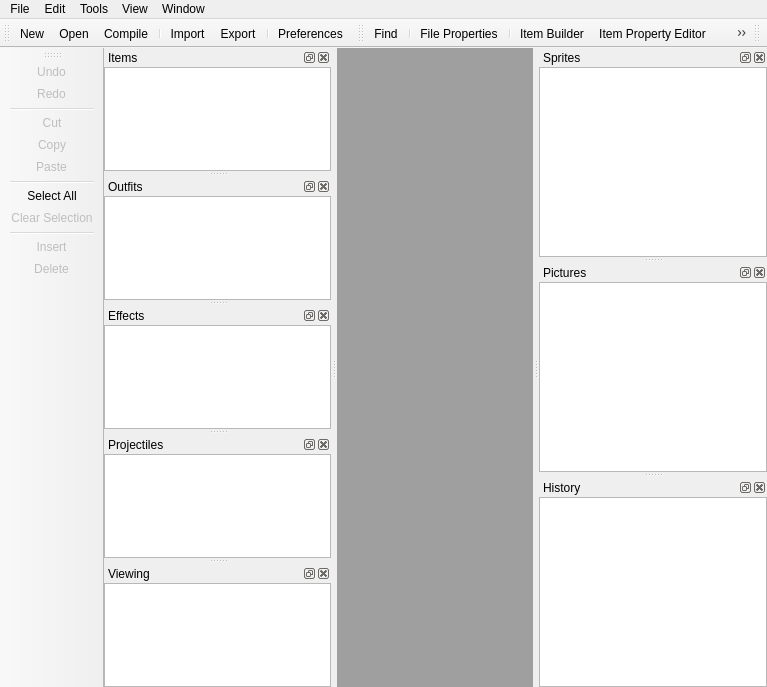
<?xml version="1.0" encoding="UTF-8"?>
<ui version="4.0">
 <class>TibiaEditorClass</class>
 <widget class="QMainWindow" name="TibiaEditorClass">
  <property name="geometry">
   <rect>
    <x>0</x>
    <y>0</y>
    <width>767</width>
    <height>687</height>
   </rect>
  </property>
  <property name="windowTitle">
   <string>TibiaEditor</string>
  </property>
  <property name="toolButtonStyle">
   <enum>Qt::ToolButtonIconOnly</enum>
  </property>
  <property name="documentMode">
   <bool>false</bool>
  </property>
  <property name="tabShape">
   <enum>QTabWidget::Rounded</enum>
  </property>
  <property name="dockNestingEnabled">
   <bool>true</bool>
  </property>
  <widget class="QWidget" name="centralWidget">
   <layout class="QGridLayout" name="centralLayout">
    <property name="margin">
     <number>0</number>
    </property>
    <property name="spacing">
     <number>0</number>
    </property>
    <item row="0" column="0">
     <widget class="QMdiArea" name="mdiArea">
      <property name="verticalScrollBarPolicy">
       <enum>Qt::ScrollBarAsNeeded</enum>
      </property>
      <property name="horizontalScrollBarPolicy">
       <enum>Qt::ScrollBarAsNeeded</enum>
      </property>
      <property name="documentMode">
       <bool>true</bool>
      </property>
     </widget>
    </item>
   </layout>
  </widget>
  <widget class="QMenuBar" name="menuBar">
   <property name="geometry">
    <rect>
     <x>0</x>
     <y>0</y>
     <width>767</width>
     <height>21</height>
    </rect>
   </property>
   <widget class="QMenu" name="menuFile">
    <property name="title">
     <string>File</string>
    </property>
    <widget class="QMenu" name="menuNew">
     <property name="title">
      <string>New</string>
     </property>
     <addaction name="actionNewDat"/>
     <addaction name="actionNewSpr"/>
     <addaction name="actionNewPic"/>
     <addaction name="actionNewItem"/>
    </widget>
    <widget class="QMenu" name="menuOpen">
     <property name="title">
      <string>Open</string>
     </property>
     <addaction name="actionOpenDat"/>
     <addaction name="actionOpenSpr"/>
     <addaction name="actionOpenPic"/>
     <addaction name="actionOpenItem"/>
    </widget>
    <widget class="QMenu" name="menuCompile">
     <property name="title">
      <string>Compile</string>
     </property>
     <addaction name="actionCompileDat"/>
     <addaction name="actionCompileSpr"/>
     <addaction name="actionCompilePic"/>
     <addaction name="actionCompileItem"/>
    </widget>
    <addaction name="menuNew"/>
    <addaction name="menuOpen"/>
    <addaction name="menuCompile"/>
    <addaction name="separator"/>
    <addaction name="actionFileImport"/>
    <addaction name="actionFileExport"/>
    <addaction name="separator"/>
    <addaction name="actionFilePreferences"/>
    <addaction name="separator"/>
    <addaction name="actionFileExit"/>
   </widget>
   <widget class="QMenu" name="menuEdit">
    <property name="title">
     <string>Edit</string>
    </property>
    <addaction name="actionEditOpenItem"/>
    <addaction name="actionEditCloseItem"/>
    <addaction name="separator"/>
    <addaction name="actionEditUndo"/>
    <addaction name="actionEditRedo"/>
    <addaction name="separator"/>
    <addaction name="actionEditCut"/>
    <addaction name="actionEditCopy"/>
    <addaction name="actionEditPaste"/>
    <addaction name="separator"/>
    <addaction name="actionEditSelectAll"/>
    <addaction name="actionEditDeselect"/>
    <addaction name="separator"/>
    <addaction name="actionEditInsert"/>
    <addaction name="actionEditDelete"/>
   </widget>
   <widget class="QMenu" name="menuWindow">
    <property name="title">
     <string>Window</string>
    </property>
    <addaction name="actionWindowFullScreen"/>
    <addaction name="separator"/>
    <addaction name="actionWindowCloseAll"/>
    <addaction name="separator"/>
    <addaction name="actionWindowCascade"/>
    <addaction name="actionWindowTile"/>
    <addaction name="separator"/>
    <addaction name="actionWindowNext"/>
    <addaction name="actionWindowPrevious"/>
   </widget>
   <widget class="QMenu" name="menuView">
    <property name="title">
     <string>View</string>
    </property>
   </widget>
   <widget class="QMenu" name="menuTools">
    <property name="title">
     <string>Tools</string>
    </property>
    <addaction name="actionToolsFind"/>
    <addaction name="separator"/>
    <addaction name="actionToolsProperties"/>
    <addaction name="separator"/>
    <addaction name="actionToolsItemBuilder"/>
    <addaction name="actionToolsItemProperties"/>
    <addaction name="actionToolsItemGenerator"/>
   </widget>
   <addaction name="menuFile"/>
   <addaction name="menuEdit"/>
   <addaction name="menuTools"/>
   <addaction name="menuView"/>
   <addaction name="menuWindow"/>
  </widget>
  <widget class="QToolBar" name="fileToolBar">
   <property name="windowTitle">
    <string>File</string>
   </property>
   <property name="iconSize">
    <size>
     <width>32</width>
     <height>32</height>
    </size>
   </property>
   <property name="toolButtonStyle">
    <enum>Qt::ToolButtonIconOnly</enum>
   </property>
   <attribute name="toolBarArea">
    <enum>TopToolBarArea</enum>
   </attribute>
   <attribute name="toolBarBreak">
    <bool>false</bool>
   </attribute>
   <addaction name="actionFileNew"/>
   <addaction name="actionFileOpen"/>
   <addaction name="actionFileCompile"/>
   <addaction name="separator"/>
   <addaction name="actionFileImport"/>
   <addaction name="actionFileExport"/>
   <addaction name="separator"/>
   <addaction name="actionFilePreferences"/>
  </widget>
  <widget class="QDockWidget" name="itemDock">
   <property name="windowTitle">
    <string>Items</string>
   </property>
   <attribute name="dockWidgetArea">
    <number>1</number>
   </attribute>
   <widget class="QTreeView" name="itemView">
    <property name="contextMenuPolicy">
     <enum>Qt::CustomContextMenu</enum>
    </property>
    <property name="acceptDrops">
     <bool>true</bool>
    </property>
    <property name="horizontalScrollBarPolicy">
     <enum>Qt::ScrollBarAlwaysOff</enum>
    </property>
    <property name="editTriggers">
     <set>QAbstractItemView::NoEditTriggers</set>
    </property>
    <property name="dragEnabled">
     <bool>true</bool>
    </property>
    <property name="dragDropMode">
     <enum>QAbstractItemView::DragDrop</enum>
    </property>
    <property name="alternatingRowColors">
     <bool>true</bool>
    </property>
    <property name="selectionMode">
     <enum>QAbstractItemView::ExtendedSelection</enum>
    </property>
    <property name="indentation">
     <number>10</number>
    </property>
    <property name="rootIsDecorated">
     <bool>false</bool>
    </property>
    <property name="itemsExpandable">
     <bool>false</bool>
    </property>
    <property name="allColumnsShowFocus">
     <bool>true</bool>
    </property>
    <property name="headerHidden">
     <bool>true</bool>
    </property>
    <property name="expandsOnDoubleClick">
     <bool>false</bool>
    </property>
    <attribute name="headerDefaultSectionSize">
     <number>0</number>
    </attribute>
    <attribute name="headerMinimumSectionSize">
     <number>0</number>
    </attribute>
    <attribute name="headerShowSortIndicator" stdset="0">
     <bool>false</bool>
    </attribute>
   </widget>
  </widget>
  <widget class="QDockWidget" name="spriteDock">
   <property name="windowTitle">
    <string>Sprites</string>
   </property>
   <attribute name="dockWidgetArea">
    <number>2</number>
   </attribute>
   <widget class="SpriteView" name="spriteView">
    <property name="contextMenuPolicy">
     <enum>Qt::CustomContextMenu</enum>
    </property>
    <property name="acceptDrops">
     <bool>true</bool>
    </property>
    <property name="horizontalScrollBarPolicy">
     <enum>Qt::ScrollBarAlwaysOff</enum>
    </property>
    <property name="editTriggers">
     <set>QAbstractItemView::NoEditTriggers</set>
    </property>
    <property name="dragEnabled">
     <bool>true</bool>
    </property>
    <property name="dragDropMode">
     <enum>QAbstractItemView::DragDrop</enum>
    </property>
    <property name="alternatingRowColors">
     <bool>true</bool>
    </property>
    <property name="selectionMode">
     <enum>QAbstractItemView::ExtendedSelection</enum>
    </property>
    <property name="indentation">
     <number>10</number>
    </property>
    <property name="rootIsDecorated">
     <bool>false</bool>
    </property>
    <property name="itemsExpandable">
     <bool>false</bool>
    </property>
    <property name="allColumnsShowFocus">
     <bool>true</bool>
    </property>
    <property name="headerHidden">
     <bool>true</bool>
    </property>
    <property name="expandsOnDoubleClick">
     <bool>false</bool>
    </property>
    <attribute name="headerDefaultSectionSize">
     <number>0</number>
    </attribute>
    <attribute name="headerMinimumSectionSize">
     <number>0</number>
    </attribute>
   </widget>
  </widget>
  <widget class="QDockWidget" name="outfitDock">
   <property name="windowTitle">
    <string>Outfits</string>
   </property>
   <attribute name="dockWidgetArea">
    <number>1</number>
   </attribute>
   <widget class="QTreeView" name="outfitView">
    <property name="contextMenuPolicy">
     <enum>Qt::CustomContextMenu</enum>
    </property>
    <property name="acceptDrops">
     <bool>true</bool>
    </property>
    <property name="horizontalScrollBarPolicy">
     <enum>Qt::ScrollBarAlwaysOff</enum>
    </property>
    <property name="editTriggers">
     <set>QAbstractItemView::NoEditTriggers</set>
    </property>
    <property name="dragEnabled">
     <bool>true</bool>
    </property>
    <property name="dragDropMode">
     <enum>QAbstractItemView::DragDrop</enum>
    </property>
    <property name="alternatingRowColors">
     <bool>true</bool>
    </property>
    <property name="selectionMode">
     <enum>QAbstractItemView::ExtendedSelection</enum>
    </property>
    <property name="indentation">
     <number>10</number>
    </property>
    <property name="rootIsDecorated">
     <bool>false</bool>
    </property>
    <property name="itemsExpandable">
     <bool>false</bool>
    </property>
    <property name="allColumnsShowFocus">
     <bool>true</bool>
    </property>
    <property name="headerHidden">
     <bool>true</bool>
    </property>
    <property name="expandsOnDoubleClick">
     <bool>false</bool>
    </property>
    <attribute name="headerDefaultSectionSize">
     <number>0</number>
    </attribute>
    <attribute name="headerMinimumSectionSize">
     <number>0</number>
    </attribute>
   </widget>
  </widget>
  <widget class="QDockWidget" name="effectDock">
   <property name="windowTitle">
    <string>Effects</string>
   </property>
   <attribute name="dockWidgetArea">
    <number>1</number>
   </attribute>
   <widget class="QTreeView" name="effectView">
    <property name="contextMenuPolicy">
     <enum>Qt::CustomContextMenu</enum>
    </property>
    <property name="acceptDrops">
     <bool>true</bool>
    </property>
    <property name="horizontalScrollBarPolicy">
     <enum>Qt::ScrollBarAlwaysOff</enum>
    </property>
    <property name="editTriggers">
     <set>QAbstractItemView::NoEditTriggers</set>
    </property>
    <property name="dragEnabled">
     <bool>true</bool>
    </property>
    <property name="dragDropMode">
     <enum>QAbstractItemView::DragDrop</enum>
    </property>
    <property name="alternatingRowColors">
     <bool>true</bool>
    </property>
    <property name="selectionMode">
     <enum>QAbstractItemView::ExtendedSelection</enum>
    </property>
    <property name="indentation">
     <number>10</number>
    </property>
    <property name="rootIsDecorated">
     <bool>false</bool>
    </property>
    <property name="itemsExpandable">
     <bool>false</bool>
    </property>
    <property name="allColumnsShowFocus">
     <bool>true</bool>
    </property>
    <property name="headerHidden">
     <bool>true</bool>
    </property>
    <property name="expandsOnDoubleClick">
     <bool>false</bool>
    </property>
    <attribute name="headerDefaultSectionSize">
     <number>0</number>
    </attribute>
    <attribute name="headerMinimumSectionSize">
     <number>0</number>
    </attribute>
   </widget>
  </widget>
  <widget class="QDockWidget" name="projectileDock">
   <property name="windowTitle">
    <string>Projectiles</string>
   </property>
   <attribute name="dockWidgetArea">
    <number>1</number>
   </attribute>
   <widget class="QTreeView" name="projectileView">
    <property name="contextMenuPolicy">
     <enum>Qt::CustomContextMenu</enum>
    </property>
    <property name="acceptDrops">
     <bool>true</bool>
    </property>
    <property name="horizontalScrollBarPolicy">
     <enum>Qt::ScrollBarAlwaysOff</enum>
    </property>
    <property name="editTriggers">
     <set>QAbstractItemView::NoEditTriggers</set>
    </property>
    <property name="dragEnabled">
     <bool>true</bool>
    </property>
    <property name="dragDropMode">
     <enum>QAbstractItemView::DragDrop</enum>
    </property>
    <property name="alternatingRowColors">
     <bool>true</bool>
    </property>
    <property name="selectionMode">
     <enum>QAbstractItemView::ExtendedSelection</enum>
    </property>
    <property name="indentation">
     <number>10</number>
    </property>
    <property name="rootIsDecorated">
     <bool>false</bool>
    </property>
    <property name="itemsExpandable">
     <bool>false</bool>
    </property>
    <property name="allColumnsShowFocus">
     <bool>true</bool>
    </property>
    <property name="headerHidden">
     <bool>true</bool>
    </property>
    <property name="expandsOnDoubleClick">
     <bool>false</bool>
    </property>
    <attribute name="headerDefaultSectionSize">
     <number>0</number>
    </attribute>
    <attribute name="headerMinimumSectionSize">
     <number>0</number>
    </attribute>
   </widget>
  </widget>
  <widget class="QDockWidget" name="pictureDock">
   <property name="windowTitle">
    <string>Pictures</string>
   </property>
   <attribute name="dockWidgetArea">
    <number>2</number>
   </attribute>
   <widget class="QTreeView" name="pictureView">
    <property name="contextMenuPolicy">
     <enum>Qt::CustomContextMenu</enum>
    </property>
    <property name="acceptDrops">
     <bool>true</bool>
    </property>
    <property name="horizontalScrollBarPolicy">
     <enum>Qt::ScrollBarAlwaysOff</enum>
    </property>
    <property name="editTriggers">
     <set>QAbstractItemView::NoEditTriggers</set>
    </property>
    <property name="dragEnabled">
     <bool>true</bool>
    </property>
    <property name="dragDropMode">
     <enum>QAbstractItemView::DragDrop</enum>
    </property>
    <property name="alternatingRowColors">
     <bool>true</bool>
    </property>
    <property name="selectionMode">
     <enum>QAbstractItemView::ExtendedSelection</enum>
    </property>
    <property name="indentation">
     <number>10</number>
    </property>
    <property name="rootIsDecorated">
     <bool>false</bool>
    </property>
    <property name="itemsExpandable">
     <bool>false</bool>
    </property>
    <property name="allColumnsShowFocus">
     <bool>true</bool>
    </property>
    <property name="headerHidden">
     <bool>true</bool>
    </property>
    <property name="expandsOnDoubleClick">
     <bool>false</bool>
    </property>
    <attribute name="headerDefaultSectionSize">
     <number>0</number>
    </attribute>
    <attribute name="headerMinimumSectionSize">
     <number>0</number>
    </attribute>
   </widget>
  </widget>
  <widget class="QDockWidget" name="objectDock">
   <property name="features">
    <set>QDockWidget::AllDockWidgetFeatures</set>
   </property>
   <property name="windowTitle">
    <string>Viewing</string>
   </property>
   <attribute name="dockWidgetArea">
    <number>1</number>
   </attribute>
   <widget class="QListView" name="objectView">
    <property name="horizontalScrollBarPolicy">
     <enum>Qt::ScrollBarAlwaysOff</enum>
    </property>
    <property name="editTriggers">
     <set>QAbstractItemView::NoEditTriggers</set>
    </property>
    <property name="alternatingRowColors">
     <bool>true</bool>
    </property>
   </widget>
  </widget>
  <widget class="QDockWidget" name="historyDock">
   <property name="windowTitle">
    <string>History</string>
   </property>
   <attribute name="dockWidgetArea">
    <number>2</number>
   </attribute>
   <widget class="QUndoView" name="historyView">
    <property name="contextMenuPolicy">
     <enum>Qt::CustomContextMenu</enum>
    </property>
    <property name="acceptDrops">
     <bool>true</bool>
    </property>
    <property name="horizontalScrollBarPolicy">
     <enum>Qt::ScrollBarAlwaysOff</enum>
    </property>
    <property name="editTriggers">
     <set>QAbstractItemView::NoEditTriggers</set>
    </property>
    <property name="dragEnabled">
     <bool>false</bool>
    </property>
    <property name="dragDropMode">
     <enum>QAbstractItemView::DragDrop</enum>
    </property>
    <property name="alternatingRowColors">
     <bool>true</bool>
    </property>
    <property name="selectionMode">
     <enum>QAbstractItemView::NoSelection</enum>
    </property>
    <property name="selectionRectVisible">
     <bool>true</bool>
    </property>
   </widget>
  </widget>
  <widget class="QToolBar" name="editToolBar">
   <property name="windowTitle">
    <string>Edit</string>
   </property>
   <property name="allowedAreas">
    <set>Qt::AllToolBarAreas</set>
   </property>
   <property name="iconSize">
    <size>
     <width>32</width>
     <height>32</height>
    </size>
   </property>
   <property name="toolButtonStyle">
    <enum>Qt::ToolButtonIconOnly</enum>
   </property>
   <attribute name="toolBarArea">
    <enum>LeftToolBarArea</enum>
   </attribute>
   <attribute name="toolBarBreak">
    <bool>false</bool>
   </attribute>
   <addaction name="actionEditUndo"/>
   <addaction name="actionEditRedo"/>
   <addaction name="separator"/>
   <addaction name="actionEditCut"/>
   <addaction name="actionEditCopy"/>
   <addaction name="actionEditPaste"/>
   <addaction name="separator"/>
   <addaction name="actionEditSelectAll"/>
   <addaction name="actionEditDeselect"/>
   <addaction name="separator"/>
   <addaction name="actionEditInsert"/>
   <addaction name="actionEditDelete"/>
  </widget>
  <widget class="QToolBar" name="editToolToolBar">
   <property name="windowTitle">
    <string>Tools</string>
   </property>
   <property name="iconSize">
    <size>
     <width>32</width>
     <height>32</height>
    </size>
   </property>
   <property name="toolButtonStyle">
    <enum>Qt::ToolButtonIconOnly</enum>
   </property>
   <attribute name="toolBarArea">
    <enum>TopToolBarArea</enum>
   </attribute>
   <attribute name="toolBarBreak">
    <bool>false</bool>
   </attribute>
   <addaction name="actionToolsFind"/>
   <addaction name="separator"/>
   <addaction name="actionToolsProperties"/>
   <addaction name="separator"/>
   <addaction name="actionToolsItemBuilder"/>
   <addaction name="actionToolsItemProperties"/>
   <addaction name="actionToolsItemGenerator"/>
  </widget>
  <widget class="QToolBar" name="progressToolBar">
   <property name="windowTitle">
    <string>Progress</string>
   </property>
   <property name="layoutDirection">
    <enum>Qt::LeftToRight</enum>
   </property>
   <property name="movable">
    <bool>true</bool>
   </property>
   <property name="iconSize">
    <size>
     <width>74</width>
     <height>21</height>
    </size>
   </property>
   <property name="floatable">
    <bool>true</bool>
   </property>
   <attribute name="toolBarArea">
    <enum>TopToolBarArea</enum>
   </attribute>
   <attribute name="toolBarBreak">
    <bool>false</bool>
   </attribute>
  </widget>
  <action name="actionFileImport">
   <property name="icon">
    <iconset resource="tibiaeditor.qrc">
     <normaloff>:/TibiaEditor/Resources/fileimport.png</normaloff>:/TibiaEditor/Resources/fileimport.png</iconset>
   </property>
   <property name="text">
    <string>Import...</string>
   </property>
   <property name="shortcut">
    <string>Ctrl+I</string>
   </property>
  </action>
  <action name="actionFileExport">
   <property name="icon">
    <iconset resource="tibiaeditor.qrc">
     <normaloff>:/TibiaEditor/Resources/fileexport.png</normaloff>:/TibiaEditor/Resources/fileexport.png</iconset>
   </property>
   <property name="text">
    <string>Export...</string>
   </property>
   <property name="shortcut">
    <string>Ctrl+E</string>
   </property>
  </action>
  <action name="actionFilePreferences">
   <property name="icon">
    <iconset resource="tibiaeditor.qrc">
     <normaloff>:/TibiaEditor/Resources/preferences.png</normaloff>:/TibiaEditor/Resources/preferences.png</iconset>
   </property>
   <property name="text">
    <string>Preferences...</string>
   </property>
   <property name="shortcut">
    <string>Ctrl+P</string>
   </property>
  </action>
  <action name="actionFileExit">
   <property name="icon">
    <iconset resource="tibiaeditor.qrc">
     <normaloff>:/TibiaEditor/Resources/fileexit.png</normaloff>:/TibiaEditor/Resources/fileexit.png</iconset>
   </property>
   <property name="text">
    <string>Exit</string>
   </property>
   <property name="shortcut">
    <string>Esc</string>
   </property>
  </action>
  <action name="actionEditUndo">
   <property name="enabled">
    <bool>false</bool>
   </property>
   <property name="icon">
    <iconset resource="tibiaeditor.qrc">
     <normaloff>:/TibiaEditor/Resources/editundo.png</normaloff>:/TibiaEditor/Resources/editundo.png</iconset>
   </property>
   <property name="text">
    <string>Undo</string>
   </property>
   <property name="shortcut">
    <string>Ctrl+Z</string>
   </property>
  </action>
  <action name="actionEditRedo">
   <property name="enabled">
    <bool>false</bool>
   </property>
   <property name="icon">
    <iconset resource="tibiaeditor.qrc">
     <normaloff>:/TibiaEditor/Resources/editredo.png</normaloff>:/TibiaEditor/Resources/editredo.png</iconset>
   </property>
   <property name="text">
    <string>Redo</string>
   </property>
   <property name="shortcut">
    <string>Ctrl+Y</string>
   </property>
  </action>
  <action name="actionEditCut">
   <property name="enabled">
    <bool>false</bool>
   </property>
   <property name="icon">
    <iconset resource="tibiaeditor.qrc">
     <normaloff>:/TibiaEditor/Resources/editcut.png</normaloff>:/TibiaEditor/Resources/editcut.png</iconset>
   </property>
   <property name="text">
    <string>Cut</string>
   </property>
   <property name="shortcut">
    <string>Ctrl+X</string>
   </property>
  </action>
  <action name="actionEditCopy">
   <property name="enabled">
    <bool>false</bool>
   </property>
   <property name="icon">
    <iconset resource="tibiaeditor.qrc">
     <normaloff>:/TibiaEditor/Resources/editcopy.png</normaloff>:/TibiaEditor/Resources/editcopy.png</iconset>
   </property>
   <property name="text">
    <string>Copy</string>
   </property>
   <property name="shortcut">
    <string>Ctrl+C</string>
   </property>
  </action>
  <action name="actionEditPaste">
   <property name="enabled">
    <bool>false</bool>
   </property>
   <property name="icon">
    <iconset resource="tibiaeditor.qrc">
     <normaloff>:/TibiaEditor/Resources/editpaste.png</normaloff>:/TibiaEditor/Resources/editpaste.png</iconset>
   </property>
   <property name="text">
    <string>Paste</string>
   </property>
   <property name="shortcut">
    <string>Ctrl+V</string>
   </property>
  </action>
  <action name="actionEditInsert">
   <property name="enabled">
    <bool>false</bool>
   </property>
   <property name="icon">
    <iconset resource="tibiaeditor.qrc">
     <normaloff>:/TibiaEditor/Resources/plus.png</normaloff>:/TibiaEditor/Resources/plus.png</iconset>
   </property>
   <property name="text">
    <string>Insert</string>
   </property>
   <property name="shortcut">
    <string>Ins</string>
   </property>
  </action>
  <action name="actionEditDelete">
   <property name="enabled">
    <bool>false</bool>
   </property>
   <property name="icon">
    <iconset resource="tibiaeditor.qrc">
     <normaloff>:/TibiaEditor/Resources/minus.png</normaloff>:/TibiaEditor/Resources/minus.png</iconset>
   </property>
   <property name="text">
    <string>Delete</string>
   </property>
   <property name="shortcut">
    <string>Del</string>
   </property>
  </action>
  <action name="actionWindowFullScreen">
   <property name="checkable">
    <bool>true</bool>
   </property>
   <property name="icon">
    <iconset resource="tibiaeditor.qrc">
     <normaloff>:/TibiaEditor/Resources/viewfullscreen.png</normaloff>:/TibiaEditor/Resources/viewfullscreen.png</iconset>
   </property>
   <property name="text">
    <string>Full Screen</string>
   </property>
   <property name="shortcut">
    <string>F12</string>
   </property>
  </action>
  <action name="actionWindowCloseAll">
   <property name="text">
    <string>Close All</string>
   </property>
  </action>
  <action name="actionWindowCascade">
   <property name="text">
    <string>Cascade</string>
   </property>
  </action>
  <action name="actionWindowTile">
   <property name="text">
    <string>Tile</string>
   </property>
  </action>
  <action name="actionWindowNext">
   <property name="text">
    <string>Next</string>
   </property>
  </action>
  <action name="actionWindowPrevious">
   <property name="text">
    <string>Previous</string>
   </property>
  </action>
  <action name="actionToolsFind">
   <property name="icon">
    <iconset resource="tibiaeditor.qrc">
     <normaloff>:/TibiaEditor/Resources/search.png</normaloff>:/TibiaEditor/Resources/search.png</iconset>
   </property>
   <property name="text">
    <string>Find...</string>
   </property>
   <property name="shortcut">
    <string>Ctrl+F</string>
   </property>
  </action>
  <action name="actionEditSelectAll">
   <property name="icon">
    <iconset resource="tibiaeditor.qrc">
     <normaloff>:/TibiaEditor/Resources/editselectall.png</normaloff>:/TibiaEditor/Resources/editselectall.png</iconset>
   </property>
   <property name="text">
    <string>Select All</string>
   </property>
   <property name="shortcut">
    <string>Ctrl+A</string>
   </property>
  </action>
  <action name="actionToolsProperties">
   <property name="icon">
    <iconset resource="tibiaeditor.qrc">
     <normaloff>:/TibiaEditor/Resources/fileproperties.png</normaloff>:/TibiaEditor/Resources/fileproperties.png</iconset>
   </property>
   <property name="text">
    <string>File Properties...</string>
   </property>
   <property name="shortcut">
    <string>Alt+P</string>
   </property>
  </action>
  <action name="actionToolsItemProperties">
   <property name="icon">
    <iconset resource="tibiaeditor.qrc">
     <normaloff>:/TibiaEditor/Resources/itemproperties.png</normaloff>:/TibiaEditor/Resources/itemproperties.png</iconset>
   </property>
   <property name="text">
    <string>Item Property Editor...</string>
   </property>
   <property name="shortcut">
    <string>Alt+E</string>
   </property>
  </action>
  <action name="actionToolsItemGenerator">
   <property name="icon">
    <iconset resource="tibiaeditor.qrc">
     <normaloff>:/TibiaEditor/Resources/itemgenerator.png</normaloff>:/TibiaEditor/Resources/itemgenerator.png</iconset>
   </property>
   <property name="text">
    <string>Item Generator...</string>
   </property>
   <property name="shortcut">
    <string>Alt+G</string>
   </property>
  </action>
  <action name="actionEditOpenItem">
   <property name="enabled">
    <bool>false</bool>
   </property>
   <property name="icon">
    <iconset resource="tibiaeditor.qrc">
     <normaloff>:/TibiaEditor/Resources/openitem.png</normaloff>:/TibiaEditor/Resources/openitem.png</iconset>
   </property>
   <property name="text">
    <string>Open</string>
   </property>
  </action>
  <action name="actionToolsItemBuilder">
   <property name="icon">
    <iconset resource="tibiaeditor.qrc">
     <normaloff>:/TibiaEditor/Resources/itembuilder.png</normaloff>:/TibiaEditor/Resources/itembuilder.png</iconset>
   </property>
   <property name="text">
    <string>Item Builder...</string>
   </property>
  </action>
  <action name="actionEditCloseItem">
   <property name="enabled">
    <bool>false</bool>
   </property>
   <property name="icon">
    <iconset resource="tibiaeditor.qrc">
     <normaloff>:/TibiaEditor/Resources/closeitem.png</normaloff>:/TibiaEditor/Resources/closeitem.png</iconset>
   </property>
   <property name="text">
    <string>Close</string>
   </property>
  </action>
  <action name="actionEditDeselect">
   <property name="enabled">
    <bool>false</bool>
   </property>
   <property name="icon">
    <iconset resource="tibiaeditor.qrc">
     <normaloff>:/TibiaEditor/Resources/deselect.png</normaloff>:/TibiaEditor/Resources/deselect.png</iconset>
   </property>
   <property name="text">
    <string>Clear Selection</string>
   </property>
   <property name="shortcut">
    <string>Ctrl+D</string>
   </property>
  </action>
  <action name="actionNewItem">
   <property name="icon">
    <iconset resource="tibiaeditor.qrc">
     <normaloff>:/TibiaEditor/Resources/fileitem.png</normaloff>:/TibiaEditor/Resources/fileitem.png</iconset>
   </property>
   <property name="text">
    <string>Item...</string>
   </property>
  </action>
  <action name="actionNewDat">
   <property name="icon">
    <iconset resource="tibiaeditor.qrc">
     <normaloff>:/TibiaEditor/Resources/filedat.png</normaloff>:/TibiaEditor/Resources/filedat.png</iconset>
   </property>
   <property name="text">
    <string>Dat File</string>
   </property>
   <property name="toolTip">
    <string>Dat File</string>
   </property>
  </action>
  <action name="actionNewSpr">
   <property name="icon">
    <iconset resource="tibiaeditor.qrc">
     <normaloff>:/TibiaEditor/Resources/filespr.png</normaloff>:/TibiaEditor/Resources/filespr.png</iconset>
   </property>
   <property name="text">
    <string>Sprite File</string>
   </property>
   <property name="toolTip">
    <string>Sprite File</string>
   </property>
  </action>
  <action name="actionNewPic">
   <property name="icon">
    <iconset resource="tibiaeditor.qrc">
     <normaloff>:/TibiaEditor/Resources/filepic.png</normaloff>:/TibiaEditor/Resources/filepic.png</iconset>
   </property>
   <property name="text">
    <string>Picture File</string>
   </property>
   <property name="toolTip">
    <string>Picture File</string>
   </property>
  </action>
  <action name="actionOpenDat">
   <property name="icon">
    <iconset resource="tibiaeditor.qrc">
     <normaloff>:/TibiaEditor/Resources/filedat.png</normaloff>:/TibiaEditor/Resources/filedat.png</iconset>
   </property>
   <property name="text">
    <string>Dat File...</string>
   </property>
   <property name="toolTip">
    <string>Dat File</string>
   </property>
  </action>
  <action name="actionOpenSpr">
   <property name="icon">
    <iconset resource="tibiaeditor.qrc">
     <normaloff>:/TibiaEditor/Resources/filespr.png</normaloff>:/TibiaEditor/Resources/filespr.png</iconset>
   </property>
   <property name="text">
    <string>Sprite File...</string>
   </property>
   <property name="toolTip">
    <string>Sprite File</string>
   </property>
  </action>
  <action name="actionOpenPic">
   <property name="icon">
    <iconset resource="tibiaeditor.qrc">
     <normaloff>:/TibiaEditor/Resources/filepic.png</normaloff>:/TibiaEditor/Resources/filepic.png</iconset>
   </property>
   <property name="text">
    <string>Picture File...</string>
   </property>
   <property name="toolTip">
    <string>Picture File</string>
   </property>
  </action>
  <action name="actionOpenItem">
   <property name="icon">
    <iconset resource="tibiaeditor.qrc">
     <normaloff>:/TibiaEditor/Resources/fileitem.png</normaloff>:/TibiaEditor/Resources/fileitem.png</iconset>
   </property>
   <property name="text">
    <string>Item...</string>
   </property>
  </action>
  <action name="actionCompileDat">
   <property name="enabled">
    <bool>false</bool>
   </property>
   <property name="icon">
    <iconset resource="tibiaeditor.qrc">
     <normaloff>:/TibiaEditor/Resources/filedat.png</normaloff>:/TibiaEditor/Resources/filedat.png</iconset>
   </property>
   <property name="text">
    <string>Dat File...</string>
   </property>
   <property name="toolTip">
    <string>Item File</string>
   </property>
  </action>
  <action name="actionCompileSpr">
   <property name="enabled">
    <bool>false</bool>
   </property>
   <property name="icon">
    <iconset resource="tibiaeditor.qrc">
     <normaloff>:/TibiaEditor/Resources/filespr.png</normaloff>:/TibiaEditor/Resources/filespr.png</iconset>
   </property>
   <property name="text">
    <string>Sprite File...</string>
   </property>
   <property name="toolTip">
    <string>Sprite File</string>
   </property>
  </action>
  <action name="actionCompilePic">
   <property name="enabled">
    <bool>false</bool>
   </property>
   <property name="icon">
    <iconset resource="tibiaeditor.qrc">
     <normaloff>:/TibiaEditor/Resources/filepic.png</normaloff>:/TibiaEditor/Resources/filepic.png</iconset>
   </property>
   <property name="text">
    <string>Picture File...</string>
   </property>
   <property name="toolTip">
    <string>Picture File</string>
   </property>
  </action>
  <action name="actionCompileItem">
   <property name="enabled">
    <bool>false</bool>
   </property>
   <property name="icon">
    <iconset resource="tibiaeditor.qrc">
     <normaloff>:/TibiaEditor/Resources/fileitem.png</normaloff>:/TibiaEditor/Resources/fileitem.png</iconset>
   </property>
   <property name="text">
    <string>Item...</string>
   </property>
  </action>
  <action name="actionFileNew">
   <property name="icon">
    <iconset resource="tibiaeditor.qrc">
     <normaloff>:/TibiaEditor/Resources/filenew.png</normaloff>:/TibiaEditor/Resources/filenew.png</iconset>
   </property>
   <property name="text">
    <string>New</string>
   </property>
   <property name="toolTip">
    <string>New</string>
   </property>
  </action>
  <action name="actionFileOpen">
   <property name="icon">
    <iconset resource="tibiaeditor.qrc">
     <normaloff>:/TibiaEditor/Resources/fileopen.png</normaloff>:/TibiaEditor/Resources/fileopen.png</iconset>
   </property>
   <property name="text">
    <string>Open</string>
   </property>
   <property name="toolTip">
    <string>Open</string>
   </property>
  </action>
  <action name="actionFileCompile">
   <property name="icon">
    <iconset resource="tibiaeditor.qrc">
     <normaloff>:/TibiaEditor/Resources/filesave.png</normaloff>:/TibiaEditor/Resources/filesave.png</iconset>
   </property>
   <property name="text">
    <string>Compile</string>
   </property>
   <property name="toolTip">
    <string>Compile</string>
   </property>
  </action>
 </widget>
 <layoutdefault spacing="6" margin="11"/>
 <customwidgets>
  <customwidget>
   <class>QUndoView</class>
   <extends>QListView</extends>
   <header>QUndoView</header>
  </customwidget>
  <customwidget>
   <class>SpriteView</class>
   <extends>QTreeView</extends>
   <header>spriteview.h</header>
  </customwidget>
 </customwidgets>
 <resources>
  <include location="tibiaeditor.qrc"/>
 </resources>
 <connections>
  <connection>
   <sender>actionFileExit</sender>
   <signal>triggered()</signal>
   <receiver>TibiaEditorClass</receiver>
   <slot>close()</slot>
   <hints>
    <hint type="sourcelabel">
     <x>-1</x>
     <y>-1</y>
    </hint>
    <hint type="destinationlabel">
     <x>409</x>
     <y>293</y>
    </hint>
   </hints>
  </connection>
  <connection>
   <sender>actionEditOpenItem</sender>
   <signal>triggered()</signal>
   <receiver>TibiaEditorClass</receiver>
   <slot>onEditOpenItem()</slot>
   <hints>
    <hint type="sourcelabel">
     <x>-1</x>
     <y>-1</y>
    </hint>
    <hint type="destinationlabel">
     <x>383</x>
     <y>343</y>
    </hint>
   </hints>
  </connection>
  <connection>
   <sender>actionEditCloseItem</sender>
   <signal>triggered()</signal>
   <receiver>TibiaEditorClass</receiver>
   <slot>onEditCloseItem()</slot>
   <hints>
    <hint type="sourcelabel">
     <x>-1</x>
     <y>-1</y>
    </hint>
    <hint type="destinationlabel">
     <x>383</x>
     <y>343</y>
    </hint>
   </hints>
  </connection>
  <connection>
   <sender>actionCompileDat</sender>
   <signal>triggered()</signal>
   <receiver>TibiaEditorClass</receiver>
   <slot>onFileCompileDat()</slot>
   <hints>
    <hint type="sourcelabel">
     <x>-1</x>
     <y>-1</y>
    </hint>
    <hint type="destinationlabel">
     <x>383</x>
     <y>343</y>
    </hint>
   </hints>
  </connection>
  <connection>
   <sender>actionCompileSpr</sender>
   <signal>triggered()</signal>
   <receiver>TibiaEditorClass</receiver>
   <slot>onFileCompileSpr()</slot>
   <hints>
    <hint type="sourcelabel">
     <x>-1</x>
     <y>-1</y>
    </hint>
    <hint type="destinationlabel">
     <x>383</x>
     <y>343</y>
    </hint>
   </hints>
  </connection>
  <connection>
   <sender>actionCompilePic</sender>
   <signal>triggered()</signal>
   <receiver>TibiaEditorClass</receiver>
   <slot>onFileCompilePic()</slot>
   <hints>
    <hint type="sourcelabel">
     <x>-1</x>
     <y>-1</y>
    </hint>
    <hint type="destinationlabel">
     <x>383</x>
     <y>343</y>
    </hint>
   </hints>
  </connection>
  <connection>
   <sender>actionCompileItem</sender>
   <signal>triggered()</signal>
   <receiver>TibiaEditorClass</receiver>
   <slot>onFileCompileItem()</slot>
   <hints>
    <hint type="sourcelabel">
     <x>-1</x>
     <y>-1</y>
    </hint>
    <hint type="destinationlabel">
     <x>383</x>
     <y>343</y>
    </hint>
   </hints>
  </connection>
  <connection>
   <sender>actionEditCopy</sender>
   <signal>triggered()</signal>
   <receiver>TibiaEditorClass</receiver>
   <slot>onEditCopy()</slot>
   <hints>
    <hint type="sourcelabel">
     <x>-1</x>
     <y>-1</y>
    </hint>
    <hint type="destinationlabel">
     <x>383</x>
     <y>343</y>
    </hint>
   </hints>
  </connection>
  <connection>
   <sender>actionEditCut</sender>
   <signal>triggered()</signal>
   <receiver>TibiaEditorClass</receiver>
   <slot>onEditCut()</slot>
   <hints>
    <hint type="sourcelabel">
     <x>-1</x>
     <y>-1</y>
    </hint>
    <hint type="destinationlabel">
     <x>383</x>
     <y>343</y>
    </hint>
   </hints>
  </connection>
  <connection>
   <sender>actionEditPaste</sender>
   <signal>triggered()</signal>
   <receiver>TibiaEditorClass</receiver>
   <slot>onEditPaste()</slot>
   <hints>
    <hint type="sourcelabel">
     <x>-1</x>
     <y>-1</y>
    </hint>
    <hint type="destinationlabel">
     <x>383</x>
     <y>343</y>
    </hint>
   </hints>
  </connection>
  <connection>
   <sender>actionEditInsert</sender>
   <signal>triggered()</signal>
   <receiver>TibiaEditorClass</receiver>
   <slot>onEditInsert()</slot>
   <hints>
    <hint type="sourcelabel">
     <x>-1</x>
     <y>-1</y>
    </hint>
    <hint type="destinationlabel">
     <x>383</x>
     <y>343</y>
    </hint>
   </hints>
  </connection>
  <connection>
   <sender>actionEditDelete</sender>
   <signal>triggered()</signal>
   <receiver>TibiaEditorClass</receiver>
   <slot>onEditDelete()</slot>
   <hints>
    <hint type="sourcelabel">
     <x>-1</x>
     <y>-1</y>
    </hint>
    <hint type="destinationlabel">
     <x>383</x>
     <y>343</y>
    </hint>
   </hints>
  </connection>
  <connection>
   <sender>actionEditSelectAll</sender>
   <signal>triggered()</signal>
   <receiver>TibiaEditorClass</receiver>
   <slot>onEditSelectAll()</slot>
   <hints>
    <hint type="sourcelabel">
     <x>-1</x>
     <y>-1</y>
    </hint>
    <hint type="destinationlabel">
     <x>383</x>
     <y>343</y>
    </hint>
   </hints>
  </connection>
  <connection>
   <sender>actionEditDeselect</sender>
   <signal>triggered()</signal>
   <receiver>TibiaEditorClass</receiver>
   <slot>onEditDeselect()</slot>
   <hints>
    <hint type="sourcelabel">
     <x>-1</x>
     <y>-1</y>
    </hint>
    <hint type="destinationlabel">
     <x>383</x>
     <y>343</y>
    </hint>
   </hints>
  </connection>
  <connection>
   <sender>actionFileExport</sender>
   <signal>triggered()</signal>
   <receiver>TibiaEditorClass</receiver>
   <slot>onFileExport()</slot>
   <hints>
    <hint type="sourcelabel">
     <x>-1</x>
     <y>-1</y>
    </hint>
    <hint type="destinationlabel">
     <x>383</x>
     <y>343</y>
    </hint>
   </hints>
  </connection>
  <connection>
   <sender>actionFileImport</sender>
   <signal>triggered()</signal>
   <receiver>TibiaEditorClass</receiver>
   <slot>onFileImport()</slot>
   <hints>
    <hint type="sourcelabel">
     <x>-1</x>
     <y>-1</y>
    </hint>
    <hint type="destinationlabel">
     <x>383</x>
     <y>343</y>
    </hint>
   </hints>
  </connection>
  <connection>
   <sender>actionToolsProperties</sender>
   <signal>triggered()</signal>
   <receiver>TibiaEditorClass</receiver>
   <slot>onEditProperties()</slot>
   <hints>
    <hint type="sourcelabel">
     <x>-1</x>
     <y>-1</y>
    </hint>
    <hint type="destinationlabel">
     <x>383</x>
     <y>343</y>
    </hint>
   </hints>
  </connection>
  <connection>
   <sender>actionToolsFind</sender>
   <signal>triggered()</signal>
   <receiver>TibiaEditorClass</receiver>
   <slot>onEditFind()</slot>
   <hints>
    <hint type="sourcelabel">
     <x>-1</x>
     <y>-1</y>
    </hint>
    <hint type="destinationlabel">
     <x>383</x>
     <y>343</y>
    </hint>
   </hints>
  </connection>
  <connection>
   <sender>actionToolsItemProperties</sender>
   <signal>triggered()</signal>
   <receiver>TibiaEditorClass</receiver>
   <slot>onEditItemProperties()</slot>
   <hints>
    <hint type="sourcelabel">
     <x>-1</x>
     <y>-1</y>
    </hint>
    <hint type="destinationlabel">
     <x>383</x>
     <y>343</y>
    </hint>
   </hints>
  </connection>
  <connection>
   <sender>actionWindowFullScreen</sender>
   <signal>toggled(bool)</signal>
   <receiver>TibiaEditorClass</receiver>
   <slot>onFullScreen(bool)</slot>
   <hints>
    <hint type="sourcelabel">
     <x>-1</x>
     <y>-1</y>
    </hint>
    <hint type="destinationlabel">
     <x>383</x>
     <y>343</y>
    </hint>
   </hints>
  </connection>
  <connection>
   <sender>actionWindowCascade</sender>
   <signal>triggered()</signal>
   <receiver>mdiArea</receiver>
   <slot>cascadeSubWindows()</slot>
   <hints>
    <hint type="sourcelabel">
     <x>-1</x>
     <y>-1</y>
    </hint>
    <hint type="destinationlabel">
     <x>404</x>
     <y>374</y>
    </hint>
   </hints>
  </connection>
  <connection>
   <sender>actionWindowTile</sender>
   <signal>triggered()</signal>
   <receiver>mdiArea</receiver>
   <slot>tileSubWindows()</slot>
   <hints>
    <hint type="sourcelabel">
     <x>-1</x>
     <y>-1</y>
    </hint>
    <hint type="destinationlabel">
     <x>404</x>
     <y>374</y>
    </hint>
   </hints>
  </connection>
  <connection>
   <sender>actionWindowNext</sender>
   <signal>triggered()</signal>
   <receiver>mdiArea</receiver>
   <slot>activateNextSubWindow()</slot>
   <hints>
    <hint type="sourcelabel">
     <x>-1</x>
     <y>-1</y>
    </hint>
    <hint type="destinationlabel">
     <x>404</x>
     <y>374</y>
    </hint>
   </hints>
  </connection>
  <connection>
   <sender>actionWindowPrevious</sender>
   <signal>triggered()</signal>
   <receiver>mdiArea</receiver>
   <slot>activatePreviousSubWindow()</slot>
   <hints>
    <hint type="sourcelabel">
     <x>-1</x>
     <y>-1</y>
    </hint>
    <hint type="destinationlabel">
     <x>404</x>
     <y>374</y>
    </hint>
   </hints>
  </connection>
  <connection>
   <sender>actionWindowCloseAll</sender>
   <signal>triggered()</signal>
   <receiver>mdiArea</receiver>
   <slot>closeAllSubWindows()</slot>
   <hints>
    <hint type="sourcelabel">
     <x>-1</x>
     <y>-1</y>
    </hint>
    <hint type="destinationlabel">
     <x>404</x>
     <y>374</y>
    </hint>
   </hints>
  </connection>
  <connection>
   <sender>actionNewDat</sender>
   <signal>triggered()</signal>
   <receiver>TibiaEditorClass</receiver>
   <slot>onFileNewDat()</slot>
   <hints>
    <hint type="sourcelabel">
     <x>-1</x>
     <y>-1</y>
    </hint>
    <hint type="destinationlabel">
     <x>383</x>
     <y>343</y>
    </hint>
   </hints>
  </connection>
  <connection>
   <sender>actionNewSpr</sender>
   <signal>triggered()</signal>
   <receiver>TibiaEditorClass</receiver>
   <slot>onFileNewSpr()</slot>
   <hints>
    <hint type="sourcelabel">
     <x>-1</x>
     <y>-1</y>
    </hint>
    <hint type="destinationlabel">
     <x>383</x>
     <y>343</y>
    </hint>
   </hints>
  </connection>
  <connection>
   <sender>actionNewPic</sender>
   <signal>triggered()</signal>
   <receiver>TibiaEditorClass</receiver>
   <slot>onFileNewPic()</slot>
   <hints>
    <hint type="sourcelabel">
     <x>-1</x>
     <y>-1</y>
    </hint>
    <hint type="destinationlabel">
     <x>383</x>
     <y>343</y>
    </hint>
   </hints>
  </connection>
  <connection>
   <sender>actionNewItem</sender>
   <signal>triggered()</signal>
   <receiver>TibiaEditorClass</receiver>
   <slot>onFileNewItem()</slot>
   <hints>
    <hint type="sourcelabel">
     <x>-1</x>
     <y>-1</y>
    </hint>
    <hint type="destinationlabel">
     <x>383</x>
     <y>343</y>
    </hint>
   </hints>
  </connection>
  <connection>
   <sender>actionOpenDat</sender>
   <signal>triggered()</signal>
   <receiver>TibiaEditorClass</receiver>
   <slot>onFileOpenDat()</slot>
   <hints>
    <hint type="sourcelabel">
     <x>-1</x>
     <y>-1</y>
    </hint>
    <hint type="destinationlabel">
     <x>383</x>
     <y>343</y>
    </hint>
   </hints>
  </connection>
  <connection>
   <sender>actionOpenSpr</sender>
   <signal>triggered()</signal>
   <receiver>TibiaEditorClass</receiver>
   <slot>onFileOpenSpr()</slot>
   <hints>
    <hint type="sourcelabel">
     <x>-1</x>
     <y>-1</y>
    </hint>
    <hint type="destinationlabel">
     <x>383</x>
     <y>343</y>
    </hint>
   </hints>
  </connection>
  <connection>
   <sender>actionOpenPic</sender>
   <signal>triggered()</signal>
   <receiver>TibiaEditorClass</receiver>
   <slot>onFileOpenPic()</slot>
   <hints>
    <hint type="sourcelabel">
     <x>-1</x>
     <y>-1</y>
    </hint>
    <hint type="destinationlabel">
     <x>383</x>
     <y>343</y>
    </hint>
   </hints>
  </connection>
  <connection>
   <sender>actionOpenItem</sender>
   <signal>triggered()</signal>
   <receiver>TibiaEditorClass</receiver>
   <slot>onFileOpenItem()</slot>
   <hints>
    <hint type="sourcelabel">
     <x>-1</x>
     <y>-1</y>
    </hint>
    <hint type="destinationlabel">
     <x>383</x>
     <y>343</y>
    </hint>
   </hints>
  </connection>
 </connections>
 <slots>
  <slot>onEditInsert()</slot>
  <slot>onEditDelete()</slot>
  <slot>onEditSelectAll()</slot>
  <slot>onEditDeselect()</slot>
  <slot>onEditCut()</slot>
  <slot>onEditCopy()</slot>
  <slot>onEditPaste()</slot>
  <slot>onEditFind()</slot>
  <slot>onFileImport()</slot>
  <slot>onFileExport()</slot>
  <slot>onEditProperties()</slot>
  <slot>onEditItemProperties()</slot>
  <slot>onEditOpenItem()</slot>
  <slot>onEditCloseItem()</slot>
  <slot>onFullScreen(bool)</slot>
  <slot>onFileNewDat()</slot>
  <slot>onFileNewSpr()</slot>
  <slot>onFileNewPic()</slot>
  <slot>onFileNewItem()</slot>
  <slot>onFileOpenDat()</slot>
  <slot>onFileOpenSpr()</slot>
  <slot>onFileOpenPic()</slot>
  <slot>onFileOpenItem()</slot>
  <slot>onFileCompileDat()</slot>
  <slot>onFileCompileSpr()</slot>
  <slot>onFileCompilePic()</slot>
  <slot>onFileCompileItem()</slot>
 </slots>
</ui>
